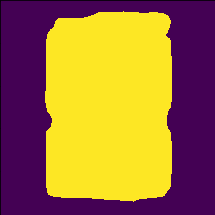
#> input picture OpenCV/test_image.png, 215 x 215 px
$ python boundry_mask.py   (older library calls are emulated)
#> lines starting #> are read from the running program, lines starting #| are printed output that depends on the picture; after the words box and inside, x2 and y2 are one past the last pixel; in counts of white or black regions, pixels touching at a corner belong together
# Import required packages:
import cv2

# Load the image and convert it to grayscale:
image = cv2.imread("test_image.png")
#> image is the input picture: shape (215, 215, 3); mean B, G, R 59.8, 114.1, 158.4
gray_image = cv2.cvtColor(image, cv2.COLOR_BGR2GRAY)
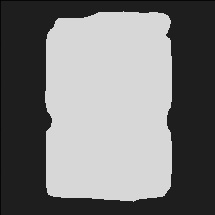
#> gray_image: shape (215, 215); min 2, max 215, mean 120.7

# Apply cv2.threshold() to get a binary image
ret, thresh = cv2.threshold(gray_image, 200, 255, cv2.THRESH_BINARY)
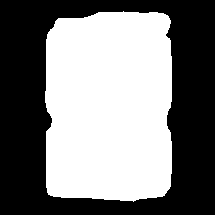
#> thresh: shape (215, 215); 49.2% white; 1 white region

# Find contours:
contours, hierarchy = cv2.findContours(thresh, cv2.RETR_EXTERNAL, cv2.CHAIN_APPROX_NONE)
#> contours = 1 contour; box (x1, y1, x2, y2) and area: (45, 11, 172, 202) 22430
#image, contours, hierarchy = cv2.findContours(thresh,cv2.RETR_TREE,cv2.CHAIN_APPROX_SIMPLE)

# Draw contours:
cv2.drawContours(image, contours, 0, (0, 255, 0), 2)
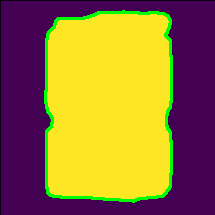
#> image: shape (215, 215, 3); 4.13% of pixels changed, all inside (x1, y1, x2, y2) = (44, 10, 173, 203)

# Calculate image moments of the detected contour
M = cv2.moments(contours[0])
#> M = moments, m00 22430.5, centre m10/m00, m01/m00 = (108.8, 106.3)
print(M)
#> (printed output is left out)

# Print center (debugging):
print("center X : '{}'".format(round(M['m10'] / M['m00'])))
#| center X : '109'
print("center Y : '{}'".format(round(M['m01'] / M['m00'])))
#| center Y : '106'


# Draw a circle based centered at centroid coordinates
cv2.circle(image, (int(round(M['m10']) / M['m00']), int(round(M['m01'] / M['m00']))), 5, (0, 255, 0), -1)
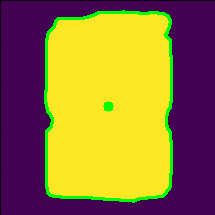
#> image: shape (215, 215, 3); 0.18% of pixels changed, all inside (x1, y1, x2, y2) = (103, 101, 114, 112)

# Show image:

cv2.imshow("outline contour & centroid", image)
cv2.imshow("Threshold",thresh)

# Wait until a key is pressed:
cv2.waitKey(0)

# Destroy all created windows:
cv2.destroyAllWindows()
